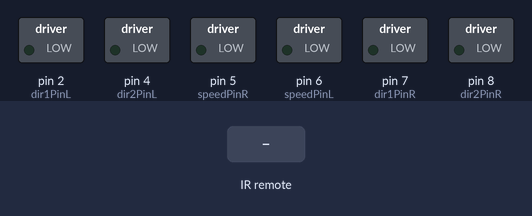
A sketch run on a simulated Arduino Uno, built with avr-gcc and run on an emulated ATmega328P. Parts: switched loads named in the sketch (green lamp = pin HIGH). The test bench sets the inputs (shaded band).

Above: at 1.2 s.
1.3 s: infrared code 0x00FF18E7 received
At 2.2 s:
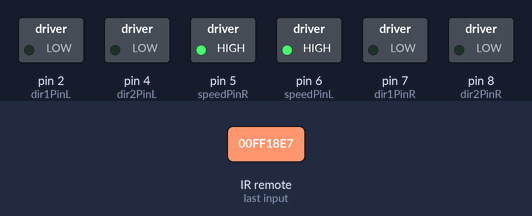
3.2 s: infrared code 0x00FF4AB5 received
At 3.39 s:
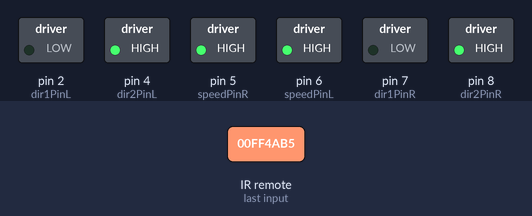
5.0 s: infrared code 0x00FF5AA5 received
At 6.2 s:
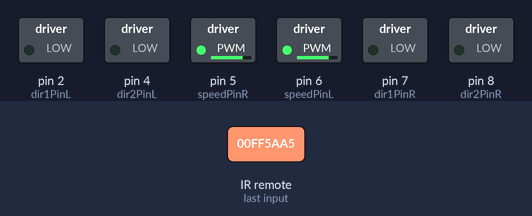
6.9 s: infrared code 0x00FF10EF received
At 7.1 s:
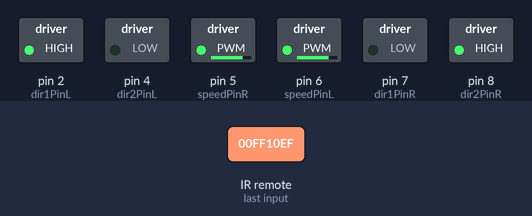
8.8 s: infrared code 0x00FF18E7 received
At 9.0 s:
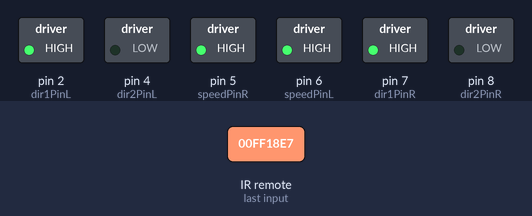
10.7 s: infrared code 0x00FF4AB5 received
At 11.7 s:
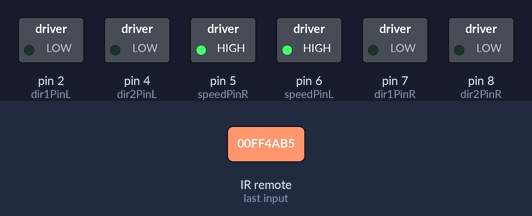
Timing chart, 0 to 13.6 s (numbered marks = the images above; inputs shaded):
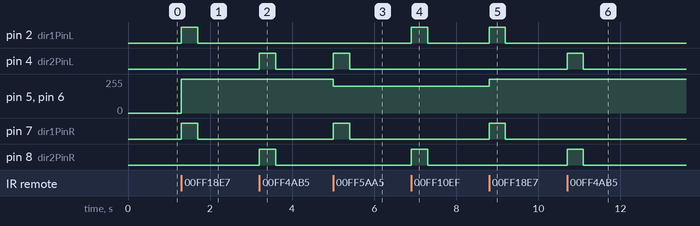

The sketch:

obstacle_robotcar.ino
```cpp
#include <IRremote.h>
#include "configuration.h"

 IRrecv IR(IR_PIN);  //   IRrecv object  IR get code from IR remoter
 decode_results IRresults;

//motor control
void go_Advance(void)  //Forward
{
  digitalWrite(dir1PinL, HIGH);
  digitalWrite(dir2PinL,LOW);
  digitalWrite(dir1PinR,HIGH);
  digitalWrite(dir2PinR,LOW);
  analogWrite(speedPinL,255);
  analogWrite(speedPinR,255);
}
void go_Left(int t=0)  //Turn left
{
  digitalWrite(dir1PinL, HIGH);
  digitalWrite(dir2PinL,LOW);
  digitalWrite(dir1PinR,LOW);
  digitalWrite(dir2PinR,HIGH);
  analogWrite(speedPinL,200);
  analogWrite(speedPinR,200);
  delay(t);
}
void go_Right(int t=0)  //Turn right
{
  digitalWrite(dir1PinL, LOW);
  digitalWrite(dir2PinL,HIGH);
  digitalWrite(dir1PinR,HIGH);
  digitalWrite(dir2PinR,LOW);
  analogWrite(speedPinL,200);
  analogWrite(speedPinR,200);
  delay(t);
}
void go_Back(int t=0)  //Reverse
{
  digitalWrite(dir1PinL, LOW);
  digitalWrite(dir2PinL,HIGH);
  digitalWrite(dir1PinR,LOW);
  digitalWrite(dir2PinR,HIGH);
  analogWrite(speedPinL,255);
  analogWrite(speedPinR,255);
  delay(t);
}
void stop_Stop()    //Stop
{
  digitalWrite(dir1PinL, LOW);
  digitalWrite(dir2PinL,LOW);
  digitalWrite(dir1PinR,LOW);
  digitalWrite(dir2PinR,LOW);
}

//detect IR code
void do_IR_Tick()
{
  if(IR.decode(&IRresults))
  {
    if(IRresults.value==IR_ADVANCE)
    {
      Drive_Num=GO_ADVANCE;
    }
    else if(IRresults.value==IR_RIGHT)
    {
       Drive_Num=GO_RIGHT;
    }
    else if(IRresults.value==IR_LEFT)
    {
       Drive_Num=GO_LEFT;
    }
    else if(IRresults.value==IR_BACK)
    {
        Drive_Num=GO_BACK;
    }
    else if(IRresults.value==IR_STOP)
    {
        Drive_Num=STOP_STOP;
    }
    IRresults.value = 0;
    IR.resume();
  }
}

//car control
void do_Drive_Tick()
{
    switch (Drive_Num)
    {
      case GO_ADVANCE:go_Advance();JogFlag = true;JogTimeCnt = 1;JogTime=millis();break;//if GO_ADVANCE code is detected, then go advance
      case GO_LEFT: go_Left();JogFlag = true;JogTimeCnt = 1;JogTime=millis();break;//if GO_LEFT code is detected, then turn left
      case GO_RIGHT:  go_Right();JogFlag = true;JogTimeCnt = 1;JogTime=millis();break;//if GO_RIGHT code is detected, then turn right
      case GO_BACK: go_Back();JogFlag = true;JogTimeCnt = 1;JogTime=millis();break;//if GO_BACK code is detected, then backward
      case STOP_STOP: stop_Stop();JogTime = 0;break;//stop
      default:break;
    }
    Drive_Num=DEF;
   //keep current moving mode for  200 millis seconds
    if(millis()-JogTime>=200)
    {
      JogTime=millis();
      if(JogFlag == true)
      {
        stopFlag = false;
        if(JogTimeCnt <= 0)
        {
          JogFlag = false; stopFlag = true;
        }
        JogTimeCnt--;
      }
      if(stopFlag == true)
      {
        JogTimeCnt=0;
        stop_Stop();
      }
    }
}

void setup()
{
  pinMode(dir1PinL, OUTPUT);
  pinMode(dir2PinL, OUTPUT);
  pinMode(speedPinL, OUTPUT);
  pinMode(dir1PinR, OUTPUT);
  pinMode(dir2PinR, OUTPUT);
  pinMode(speedPinR, OUTPUT);
  stop_Stop();

  pinMode(IR_PIN, INPUT);
  digitalWrite(IR_PIN, HIGH);
  IR.enableIRIn();
}


void loop()
{
  do_IR_Tick();
  do_Drive_Tick();
}
```

configuration.h
```cpp
/*Declare L298N Dual H-Bridge Motor Controller directly since there is not a library to load.*/
//Define L298N Dual H-Bridge Motor Controller Pins
#define dir1PinL  2    //Motor direction
#define dir2PinL  4    //Motor direction
#define speedPinL 6    // Needs to be a PWM pin to be able to control motor speed

#define dir1PinR  7    //Motor direction
#define dir2PinR  8   //Motor direction
#define speedPinR 5    // Needs to be a PWM pin to be able to control motor speed

#define IR_PIN    3 //IR receiver Signal pin connect to Arduino pin 3

 #define IR_ADVANCE       0x00FF18E7       //code from IR controller "▲" button
 #define IR_BACK          0x00FF4AB5       //code from IR controller "▼" button
 #define IR_RIGHT         0x00FF5AA5       //code from IR controller ">" button
 #define IR_LEFT          0x00FF10EF       //code from IR controller "<" button
 #define IR_STOP          0x00FF38C7       //code from IR controller "OK" button
 #define IR_turnsmallleft 0x00FFB04F       //code from IR controller "#" button

enum DN
{
  GO_ADVANCE, //go forward
  GO_LEFT, //left turn
  GO_RIGHT,//right turn
  GO_BACK,//backward
  STOP_STOP,
  DEF
}Drive_Num=DEF;

bool stopFlag = true;//set stop flag
bool JogFlag = false;
uint16_t JogTimeCnt = 0;
uint32_t JogTime=0;
uint8_t motor_update_flag = 0;
```

Measured:
- after the input at 1.3 s, pin 2 (dir1PinL), pin 7 (dir1PinR): LOW → HIGH at once, → LOW 0.40 s later; pin 5 (speedPinR), pin 6 (speedPinL): 0/255 → 255/255 at once
- after the input at 3.2 s, pin 4 (dir2PinL), pin 8 (dir2PinR): LOW → HIGH at once, → LOW 0.40 s later
- after the input at 5.0 s, pin 4 (dir2PinL), pin 7 (dir1PinR): LOW → HIGH at once, → LOW 0.40 s later; pin 5 (speedPinR), pin 6 (speedPinL): 255/255 → 200/255 at once
- after the input at 6.9 s, pin 2 (dir1PinL), pin 8 (dir2PinR): LOW → HIGH at once, → LOW 0.40 s later
- after the input at 8.8 s, pin 2 (dir1PinL), pin 7 (dir1PinR): LOW → HIGH at once, → LOW 0.40 s later; pin 5 (speedPinR), pin 6 (speedPinL): 200/255 → 255/255 at once
- after the input at 10.7 s, pin 4 (dir2PinL), pin 8 (dir2PinR): LOW → HIGH at once, → LOW 0.40 s later
